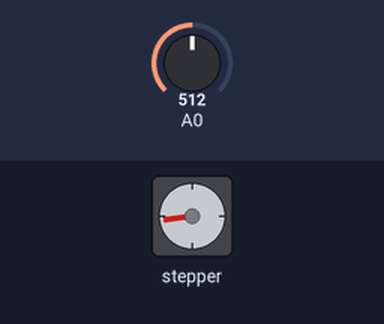
Bench run of a sketch on a simulated Arduino Uno, built with avr-gcc and run on an emulated ATmega328P. Parts: stepper motor. The inputs (shaded band) are chosen by the test bench; at power-on: A0 = 512. Stepper angles assume 360 steps per turn.

Above: at 1.2 s.
1.3 s: A0 set to 716
At 1.66 s:
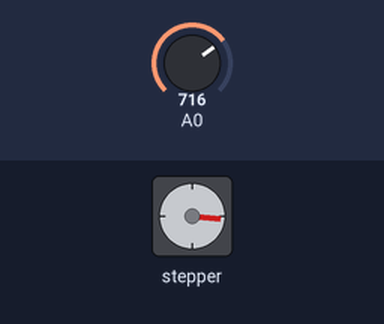
4.3 s: A0 set to 0
At 4.3 s:
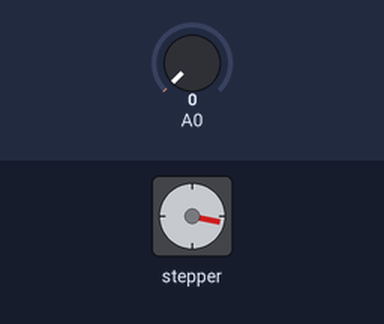
5.8 s: A0 set to 9
7.3 s: A0 set to 12
At 10.29 s:
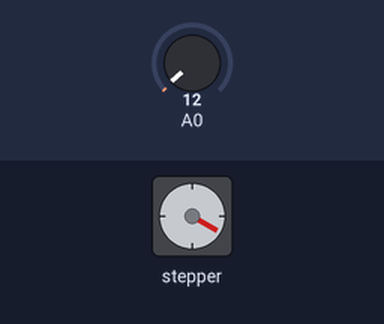
10.3 s: A0 set to 122
Timing chart, 0 to 17.3 s (numbered marks = the images above; inputs shaded):
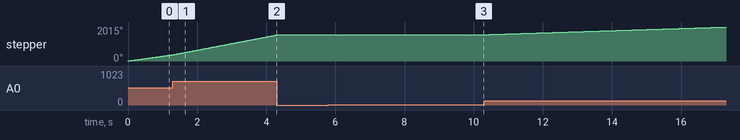

The sketch:

Stepper_Motor_test1.ino
```cpp
#include <Stepper.h>    // Stepper Motor Library which contains all the needed functions

const int stepsPerRevolution = 360;  // Now, each step is 1 degree


// Making pins 8,9,10 & 11 control the stepper motors:
Stepper myStepper(stepsPerRevolution, 8, 9, 10, 11);


int stepCount = 0;  // indexing the number of steps

void setup()
{
}

void loop()
{

  // Keep pin A0 HIGH
  int sensorReading = analogRead(A0);


  int motorSpeed = map(sensorReading, 0, 1023, 0, 100);


  if (motorSpeed > 0) {

    // Declare motor speed
    // If we need to make the motor stop, we will need to write "myStepper.setSpeed(0);" after the function
    myStepper.setSpeed(motorSpeed);


    // step 1/100 of a revolution:
    // We said that each step = 1 degree, so we divide 360 over 100
    //*(im not sure why 100, but this number is mentioned in the "map" function, maybe it equals 360 degrees)
    //** if you have time, replace "100" with "360" here, and in the "map" function, and try to only write the degrees, no division needed
    myStepper.step( 360/100);


  }
}
```

Measured:
- the behaviour switches between 10 and 11 on A0 (found by bisection; images 2 and 3)
- after the input at 4.3 s, stepper: stops changing and stays 1542°
- after the input at 5.8 s, every drawn part: stays the same
- after the input at 7.3 s, stepper: keeps turning clockwise at about 6°/s, starting at once
